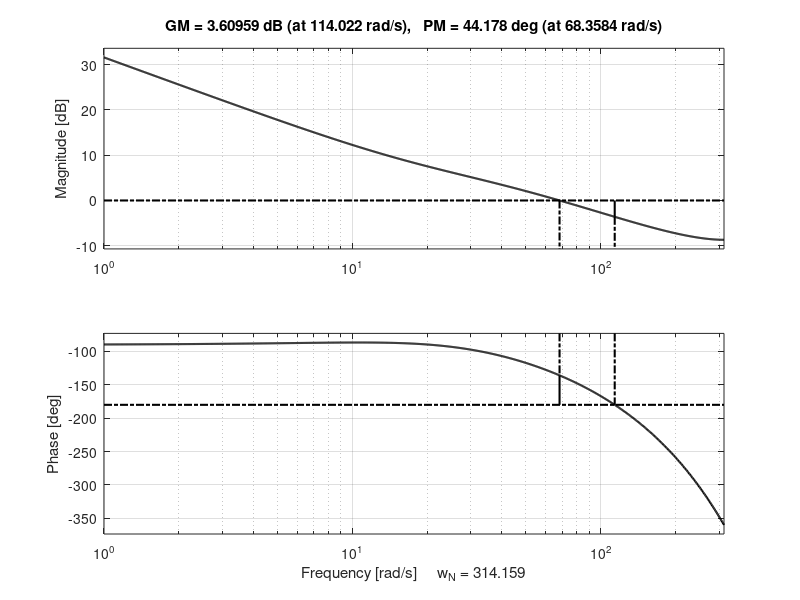

Source code (MATLAB): (Note: this script raises an error after producing the figure.)
clear all; close all; clc;

Ts = 0.01;     % Sampletijd van de Arduino (10 ms = 100 Hz)
PM = 45;       % Doel faserand (deg)
APL = 15;      % Additional Phase Lag (deg)
phi_target = -180 + PM + APL; % -120°

%% 1. PARAMETERS UIT ASSIGNMENT 1
% -------------------------------------------------------------------------
% Motor A
a1_A = -0.6734;
b1_A = 0.6424;
Hz_A = tf([0 b1_A], [1 a1_A 0], Ts); % H_z(z) = b1 / (z * (z + a1))

% Motor B
a1_B = -0.7034;
b1_B = 0.5828;
Hz_B = tf([0 b1_B], [1 a1_B 0], Ts);

%% 2. DISCREET REGELAAR ONTWERP IN HET Z-DOMEIN
% -------------------------------------------------------------------------
s = tf('s');

% Ontwerp motor A 
phase_eq_A = @(w) rad2deg(angle(freqresp(Hz_A, w)));
w_c_A = fzero(@(w) phase_eq_A(w) - phi_target, 50);

Ti_A = tand(90 - APL) / w_c_A;
Ds_cont_A = (Ti_A * s + 1) / (Ti_A * s);
Dz_unscaled_A = c2d(Ds_cont_A, Ts, 'ZOH'); % Discrete PI via ZOH

mag_at_wc_A = abs(squeeze(freqresp(Dz_unscaled_A * Hz_A, w_c_A)));
K_A_gain = 1 / mag_at_wc_A;
Dz_A = K_A_gain * Dz_unscaled_A;
L_z_A = Dz_A * Hz_A;

% Ontwerp motor B 
phase_eq_B = @(w) rad2deg(angle(freqresp(Hz_B, w)));
w_c_B = fzero(@(w) phase_eq_B(w) - phi_target, 50);

Ti_B = tand(90 - APL) / w_c_B;
Ds_cont_B = (Ti_B * s + 1) / (Ti_B * s);
Dz_unscaled_B = c2d(Ds_cont_B, Ts, 'ZOH');

mag_at_wc_B = abs(squeeze(freqresp(Dz_unscaled_B * Hz_B, w_c_B)));
K_B_gain = 1 / mag_at_wc_B;
Dz_B = K_B_gain * Dz_unscaled_B;
L_z_B = Dz_B * Hz_B;

% Print resultaten in de command window
fprintf('=== DISCREET REGELAAR ONTWERP (Z-DOMAIN, Ts = 0.01s) ===\n');
fprintf('Motor A -> w_c = %.4f rad/s, Ti = %.4f s, Kp = %.4f\n', w_c_A, Ti_A, K_A_gain);
fprintf('Motor B -> w_c = %.4f rad/s, Ti = %.4f s, Kp = %.4f\n\n', w_c_B, Ti_B, K_B_gain);

%% 3. BODE PLOTS GENEREREN (Motor A & B)
% -------------------------------------------------------------------------
[Gm_A, Pm_A, Wcp_A, Wcg_A] = margin(L_z_A);
[Gm_B, Pm_B, Wcp_B, Wcg_B] = margin(L_z_B);

% Omrekenen van Gain Margin naar dB voor de titel
Gm_dB_A = 20*log10(Gm_A);
Gm_dB_B = 20*log10(Gm_B);

% --- Discrete bode plot motor A ---
figure('Units', 'centimeters', 'Position', [5 5 16 12]);
margin(L_z_A);

h_lines_A = findall(gcf, 'Type', 'line');
set(h_lines_A, 'Color', 'k', 'LineWidth', 1.5);

raw_ax = findall(gcf, 'Type', 'axes');
plot_ax_A = [];
for i = 1:length(raw_ax)
    pos = get(raw_ax(i), 'Position');
    if length(pos) == 4
        plot_ax_A(end+1) = raw_ax(i);
    end
end

% Sorteer de assen op verticale positie zonder dot-notatie
pos_y_A = zeros(length(plot_ax_A), 1);
for i = 1:length(plot_ax_A)
    p = get(plot_ax_A(i), 'Position');
    pos_y_A(i) = p(2);
end
[~, idx] = sort(pos_y_A, 'descend');
plot_ax_A = plot_ax_A(idx);

for i = 1:length(plot_ax_A)
    axes(plot_ax_A(i)); hold on;
    xlim([1 pi/Ts]);
    xline(Wcg_A, 'k--', 'LineWidth', 1.5);
    hold off;
    grid on;
    set(plot_ax_A(i), 'FontSize', 11);
end

ylabel(plot_ax_A(1), 'Magnitude', 'FontSize', 40, 'Color', 'k');
ylabel(plot_ax_A(2), 'Phase [^\circ]', 'FontSize', 40, 'Color', 'k');
xlabel(plot_ax_A(1), 'Frequency', 'FontSize', 40, 'Color', 'k');

title_str_A = sprintf('Bode diagram (Motor A) (PM = %.1f^\\circ, GM = %.1f dB, \\omega_c = %.1f rad/s)', Pm_A, Gm_dB_A, Wcg_A);
title(plot_ax_A(1), title_str_A, 'FontSize', 40, 'FontWeight', 'bold');


% --- Discrete bode plot motor B ---
figure('Units', 'centimeters', 'Position', [5 5 16 12]);
margin(L_z_B);

h_lines_B = findall(gcf, 'Type', 'line');
set(h_lines_B, 'Color', 'k', 'LineWidth', 1.5);

raw_ax = findall(gcf, 'Type', 'axes');
plot_ax_B = [];
for i = 1:length(raw_ax)
    pos = get(raw_ax(i), 'Position');
    if length(pos) == 4
        plot_ax_B(end+1) = raw_ax(i);
    end
end

pos_y_B = zeros(length(plot_ax_B), 1);
for i = 1:length(plot_ax_B)
    p = get(plot_ax_B(i), 'Position');
    pos_y_B(i) = p(2);
end
[~, idx] = sort(pos_y_B, 'descend');
plot_ax_B = plot_ax_B(idx);

for i = 1:length(plot_ax_B)
    axes(plot_ax_B(i)); hold on;
    xlim([1 pi/Ts]);
    xline(Wcg_B, 'k--', 'LineWidth', 1.5);
    hold off;
    grid on;
    set(plot_ax_B(i), 'FontSize', 11);
end

ylabel(plot_ax_B(1), 'Magnitude', 'FontSize', 40, 'Color', 'k');
ylabel(plot_ax_B(2), 'Phase [^\circ]', 'FontSize', 40, 'Color', 'k');
xlabel(plot_ax_B(1), 'Frequency', 'FontSize', 40, 'Color', 'k');

title_str_B = sprintf('Bode diagram (Motor B) (PM = %.1f^\\circ, GM = %.1f dB, \\omega_c = %.1f rad/s)', Pm_B, Gm_dB_B, Wcg_B);
title(plot_ax_B(1), title_str_B, 'FontSize', 40, 'FontWeight', 'bold');

%% 4. QUESTION 2(a): SIMULATIE OP BASIS VAN EXPERIMENTELE DATA
% -------------------------------------------------------------------------
data = readmatrix('data_2a.csv'); 

% Lees de data in
raw_time = data(:, 1);
ref_meas = data(:, 2);
speed_A  = data(:, 3);
speed_B  = data(:, 4);
voltage_A = data(:, 5);
voltage_B = data(:, 6);


% GEFIXTE TIJDVECTOR: Maak een perfect zuivere tijdvector aan 
% die exact even lang duurt als jullie experiment, met vaste stap Ts = 0.01s
N_samples = length(raw_time);
t_meas = (0:N_samples-1)' * Ts; 

% Simulatie van het gesloten-loop systeem (Motor A)
T_closed_A = feedback(Dz_A * Hz_A, 1);
T_control_A = feedback(Dz_A, Hz_A);

[y_sim_A, ~] = lsim(T_closed_A, ref_meas, t_meas);
[u_sim_A, ~] = lsim(T_control_A, ref_meas, t_meas);
u_sat_A = max(min(u_sim_A, 12), -12);

% Simulatie van het gesloten-loop systeem (Motor B)
T_closed_B = feedback(Dz_B * Hz_B, 1);
T_control_B = feedback(Dz_B, Hz_B);

[y_sim_B, ~] = lsim(T_closed_B, ref_meas, t_meas);
[u_sim_B, ~] = lsim(T_control_B, ref_meas, t_meas);
u_sat_B = max(min(u_sim_B, 12), -12);

% --- TIJDSYNCHRONISATIE MET ASSIGNMENT 2B ---
% De stap in 2a (op t = 1.80) wordt 2.70s naar rechts geschoven 
% zodat hij exact op t = 4.50s valt, net als in experiment 2b.
t_meas = t_meas + 2.70; 

%% 5. FIGUREN GENEREREN VOOR HET VERSLAG (Simulatie + Echte Data)

% --- Figuur 1: Stapresponsie (Simulatie vs Echte Meting) MOTOR A ---
fig1 = figure('Units', 'centimeters', 'Position', [5 5 8 6]);
plot(t_meas, ref_meas, 'k--', 'LineWidth', 1.2); hold on;
plot(t_meas, y_sim_A, 'k-', 'LineWidth', 1.2);
plot(t_meas, speed_A, 'k:', 'LineWidth', 1.0); 
grid on;

xlim([4 7]);
set(gca, 'FontSize', 9);
xlabel('Time [s]', 'FontSize', 10);
ylabel('\omega_A [rad/s]', 'FontSize', 10);
legend('Reference', 'Simulated response', 'Measured response', 'Location', 'Southeast', 'FontSize', 8, 'Box', 'off');
title('Closed-loop velocity step response (Motor A)', 'FontSize', 10);

exportgraphics(fig1, 'Images/stepresponse_A.png', 'Resolution', 600);


% --- Figuur 2: Stapresponsie (Simulatie vs Echte Meting) MOTOR B ---
fig2 = figure('Units', 'centimeters', 'Position', [5 5 8 6]);
plot(t_meas, ref_meas, 'k--', 'LineWidth', 1.2); hold on;
plot(t_meas, y_sim_B, 'k-', 'LineWidth', 1.2);
plot(t_meas, speed_B, 'k:', 'LineWidth', 1.0); 
grid on;

xlim([4 7]);
set(gca, 'FontSize', 9);
xlabel('Time [s]', 'FontSize', 10);
ylabel('\omega_B [rad/s]', 'FontSize', 10);
legend('Reference', 'Simulated response', 'Measured response', 'Location', 'Southeast', 'FontSize', 8, 'Box', 'off');
title('Closed-loop velocity step response (Motor B)', 'FontSize', 10);

exportgraphics(fig2, 'Images/stepresponse_B.png', 'Resolution', 600);


% --- Figuur 3: Tracking Error MOTOR A ---
fig3 = figure('Units', 'centimeters', 'Position', [5 5 8 6]);
e_meas_A = ref_meas - speed_A; 
e_sim_A = ref_meas - y_sim_A;
plot(t_meas, e_meas_A, 'k--', 'LineWidth', 1.2); hold on;
plot(t_meas, e_sim_A, 'k-', 'LineWidth', 1.2);
grid on;

xlim([4 7]);
set(gca, 'FontSize', 9);
xlabel('Time [s]', 'FontSize', 10);
ylabel('e_A [rad/s]', 'FontSize', 10);
legend('Measured', 'Simulated', 'Location', 'Northeast', 'FontSize', 8, 'Box', 'off');
title('Closed-loop tracking error (Motor A)', 'FontSize', 10);

exportgraphics(fig3, 'Images/trackingerror_A.png', 'Resolution', 600);


% --- Figuur 4: Tracking Error MOTOR B ---
fig4 = figure('Units', 'centimeters', 'Position', [5 5 8 6]);
e_meas_B = ref_meas - speed_B; 
e_sim_B = ref_meas - y_sim_B;
plot(t_meas, e_meas_B, 'k--', 'LineWidth', 1.2); hold on;
plot(t_meas, e_sim_B, 'k-', 'LineWidth', 1.2);
grid on;

xlim([4 7]);
set(gca, 'FontSize', 9);
xlabel('Time [s]', 'FontSize', 10);
ylabel('e_B [rad/s]', 'FontSize', 10);
legend('Measured', 'Simulated', 'Location', 'Northeast', 'FontSize', 8, 'Box', 'off');
title('Closed-loop tracking error (Motor B)', 'FontSize', 10);

exportgraphics(fig4, 'Images/trackingerror_B.png', 'Resolution', 600);


% --- Figuur 5: Control Signal & Saturation MOTOR A ---
fig5 = figure('Units', 'centimeters', 'Position', [5 5 8 6]);
plot(t_meas, u_sat_A, 'k-', 'LineWidth', 1.2); hold on; 
plot(t_meas, voltage_A, 'k:', 'LineWidth', 1.0); 
yline(12, 'k-.', 'LineWidth', 1.0); 
%yline(-12, 'k-.', 'LineWidth', 1.0); 
grid on;

xlim([4 7]);
ylim([-4 14]);
set(gca, 'FontSize', 9);
xlabel('Time [s]', 'FontSize', 10);
ylabel('u_A [V]', 'FontSize', 10);
legend('Simulated control signal', 'Measured control signal', 'Saturation limits', 'Location', 'Southeast', 'FontSize', 8, 'Box', 'on');
title('Motor input voltage (Motor A)', 'FontSize', 10);

exportgraphics(fig5, 'Images/controlsignal_A.png', 'Resolution', 600);


% --- Figuur 6: Control Signal & Saturation MOTOR B ---
fig6 = figure('Units', 'centimeters', 'Position', [5 5 8 6]);
plot(t_meas, u_sat_B, 'k-', 'LineWidth', 1.2); hold on; 
plot(t_meas, voltage_B, 'k:', 'LineWidth', 1.0); 
yline(12, 'k-.', 'LineWidth', 1.0); 
%yline(-12, 'k-.', 'LineWidth', 1.0); 
grid on;

xlim([4 7]);
ylim([-4 14]);
set(gca, 'FontSize', 9);
xlabel('Time [s]', 'FontSize', 10);
ylabel('u_B [V]', 'FontSize', 10);
legend('Simulated control signal', 'Measured control signal', 'Saturation limits', 'Location', 'Southeast', 'FontSize', 8, 'Box', 'on');
title('Motor input voltage (Motor B)', 'FontSize', 10);

exportgraphics(fig6, 'Images/controlsignal_B.png', 'Resolution', 600);

% %% 5. FIGUREN GENEREREN VOOR HET VERSLAG (Simulatie + Echte Data)
% 
% % --- Figuur 1: Stapresponsie (Simulatie vs Echte Meting) MOTOR A ---
% figure('Units', 'centimeters', 'Position', [5 5 16 10]);
% plot(t_meas, ref_meas, 'k--', 'LineWidth', 2.5); hold on;
% plot(t_meas, y_sim_A, 'k-', 'LineWidth', 3.0);
% plot(t_meas, speed_A, 'k:', 'LineWidth', 1.0); % Echte meetdata Motor A
% grid on;
% xlabel('Time [s]', 'FontSize', 50);
% ylabel('\omega_A [rad/s]', 'FontSize', 50);
% legend('Reference', 'Simulated response', 'Measured response', 'Location', 'Northeast', 'FontSize', 40);
% title('Closed-loop velocity step response (Motor A)', 'FontSize', 60);
% 
% % --- Figuur 2: Stapresponsie (Simulatie vs Echte Meting) MOTOR B ---
% figure('Units', 'centimeters', 'Position', [5 5 16 10]);
% plot(t_meas, ref_meas, 'k--', 'LineWidth', 2.5); hold on;
% plot(t_meas, y_sim_B, 'k-', 'LineWidth', 3.0);
% plot(t_meas, speed_B, 'k:', 'LineWidth', 1.0); % Echte meetdata Motor B
% grid on;
% xlabel('Time [s]', 'FontSize', 50);
% ylabel('\omega_B [rad/s]', 'FontSize', 50);
% legend('Reference', 'Simulated response', 'Measured response', 'Location', 'Southwest', 'FontSize', 40);
% title('Closed-loop velocity step response (Motor B)', 'FontSize', 60);
% 
% % --- Figuur 3: Tracking Error MOTOR A ---
% figure('Units', 'centimeters', 'Position', [5 5 16 8]);
% e_meas_A = ref_meas - speed_A; % Experimentele tracking error
% e_sim_A = ref_meas - y_sim_A;
% plot(t_meas, e_meas_A, 'k--', 'LineWidth', 1.5);
% hold on;
% plot(t_meas, e_sim_A, 'k', 'LineWidth', 2);
% grid on;
% xlabel('Time [s]', 'FontSize', 50);
% ylabel('e_A [rad/s]', 'FontSize', 50);
% legend('Measured', 'Simulated', 'Location', 'Southwest', 'FontSize', 50);
% title('Closed-loop tracking error (Motor A)', 'FontSize', 60);
% 
% % --- Figuur 4: Tracking Error MOTOR B ---
% figure('Units', 'centimeters', 'Position', [5 5 16 8]);
% e_meas_B = ref_meas - speed_B; % Experimentele tracking error
% e_sim_B = ref_meas - y_sim_B;
% plot(t_meas, e_meas_B, 'k--', 'LineWidth', 1.5);
% hold on;
% plot(t_meas, e_sim_B, 'k', 'LineWidth', 2);
% grid on;
% xlabel('Time [s]', 'FontSize', 50);
% ylabel('e_B [rad/s]', 'FontSize', 50);
% legend('Measured', 'Simulated', 'Location', 'Southwest', 'FontSize', 50);
% title('Closed-loop tracking error (Motor B)', 'FontSize', 60);
% 
% % --- Figuur 5: Control Signal & Saturation MOTOR A ---
% figure('Units', 'centimeters', 'Position', [5 5 16 9]);
% plot(t_meas, u_sat_A, 'k-', 'LineWidth', 2.0); hold on; % De berekende stuurspanning (onder de limiet)
% plot(t_meas, voltage_A, 'k:', 'LineWidth', 1.0); % De werkelijke gemeten spanning door de Arduino
% yline(12, 'k-.', 'LineWidth', 1.5); % Bovengrens (+12V)
% yline(-12, 'k-.', 'LineWidth', 1.5); % Ondergrens (-12V)
% grid on;
% xlabel('Time [s]', 'FontSize', 50);
% ylabel('u_A [V]', 'FontSize', 50);
% legend('Simulated control signal', 'Measured control signal', 'Saturation limits', 'Location', 'Southeast', 'FontSize', 40);
% title('Motor input voltage (Motor A)', 'FontSize', 60);
% 
% % --- Figuur 6: Control Signal & Saturation MOTOR B ---
% figure('Units', 'centimeters', 'Position', [5 5 16 9]);
% plot(t_meas, u_sat_B, 'k-', 'LineWidth', 2.0); hold on; % De berekende stuurspanning (onder de limiet)
% plot(t_meas, voltage_B, 'k:', 'LineWidth', 1.0); % De werkelijke gemeten spanning door de Arduino
% yline(12, 'k-.', 'LineWidth', 1.5); % Bovengrens (+12V)
% yline(-12, 'k-.', 'LineWidth', 1.5); % Ondergrens (-12V)
% grid on;
% xlabel('Time [s]', 'FontSize', 50);
% ylabel('u_B [V]', 'FontSize', 50);
% legend('Simulated control signal', 'Measured control signal', 'Saturation limits', 'Location', 'Southeast', 'FontSize', 40);
% title('Motor input voltage (Motor B)', 'FontSize', 60);
